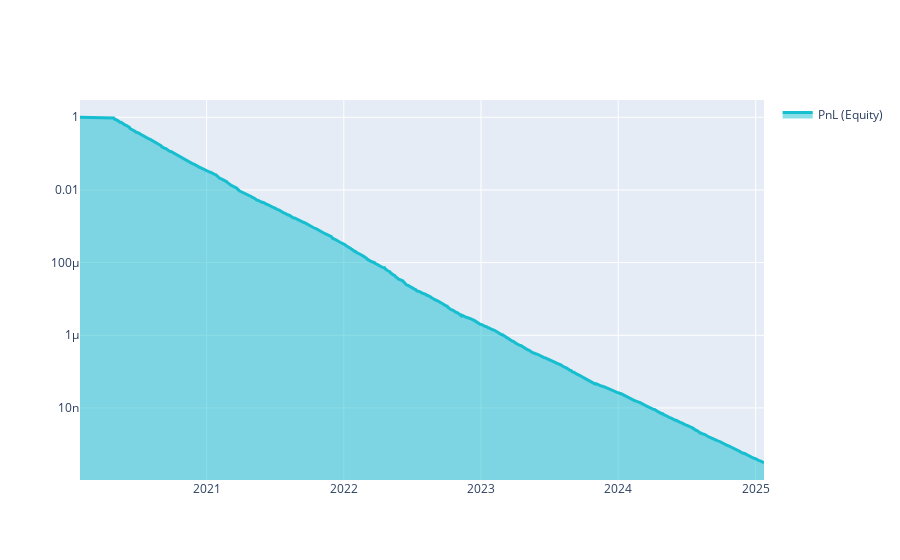

Notebook cell for this chart:
### Markdown cell above
The sharpe ratio using the method above follows from **forward looking**. Predictions for (let us say) 2017 know about the relation between features and targets in 2020. Let us visualize the results:

### Code cell
import qnt.graph as qngraph

statistics = qnstats.calc_stat(stock_data, weights)

display(statistics.to_pandas().tail())

performance = statistics.to_pandas()["equity"]
qngraph.make_plot_filled(performance.index, performance, name="PnL (Equity)", type="log")

display(statistics[-1:].sel(field = ["sharpe_ratio"]).transpose().to_pandas())

# check for correlations with existing strategies:
qnstats.print_correlation(weights,stock_data)

### Figure 1 — Plotly figure (JSON) as saved in the notebook; plotly's stock layout.template omitted (floating-point values rounded to 4 significant figures; data arrays with more than 128 entries replaced by an {"elided": "..."} marker saying what was removed)
{"data": [{"fill": "tonexty", "line": {"color": "#17BECF", "width": 3}, "name": "PnL (Equity)", "type": "scatter", "x": {"elided": "1253 str values"}, "y": {"elided": "1253 float values"}}], "layout": {"autosize": true, "showlegend": true, "xaxis": {"autorange": true, "range": ["2020-01-30", "2025-01-23"], "type": "date"}, "yaxis": {"range": [-9.983, 0.4754], "type": "log"}}}
